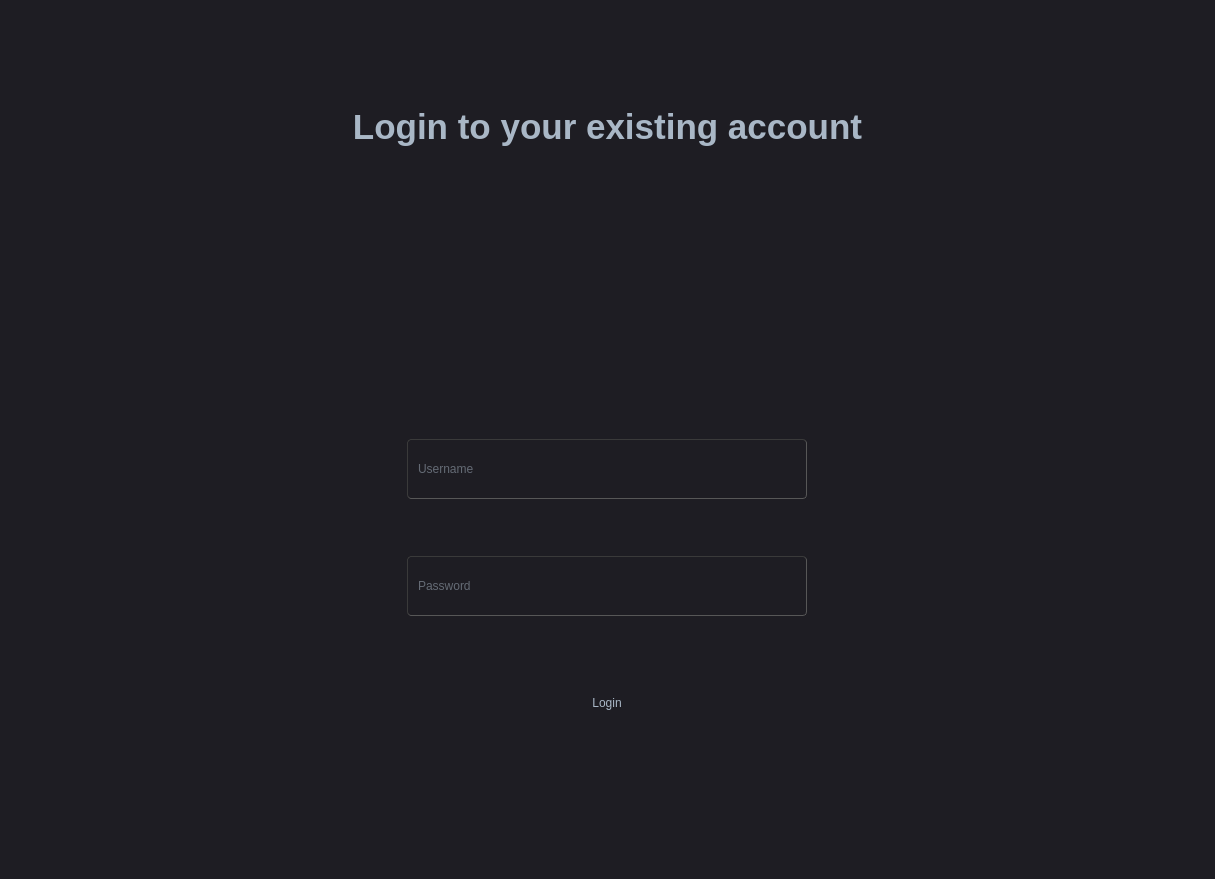
<?xml version="1.0" encoding="UTF-8"?>
<ui version="4.0">
 <class>MainWindow</class>
 <widget class="QMainWindow" name="MainWindow">
  <property name="geometry">
   <rect>
    <x>0</x>
    <y>0</y>
    <width>1215</width>
    <height>879</height>
   </rect>
  </property>
  <property name="windowTitle">
   <string>MainWindow</string>
  </property>
  <property name="styleSheet">
   <string notr="true">
QFrame{
border:none;
}
QMainWindow {
	background-color:#1e1d23;
}
QDialog {
	background-color:#1e1d23;
}
QColorDialog {
	background-color:#1e1d23;
}
QTextEdit {
	background-color:#1e1d23;
	color: #a9b7c6;
}
QPlainTextEdit {
	selection-background-color:#007b50;
	background-color:#1e1d23;
	border-style: solid;
	border-top-color: transparent;
	border-right-color: transparent;
	border-left-color: transparent;
	border-bottom-color: transparent;
	border-width: 1px;
	color: #a9b7c6;
}
QPushButton{
	border-style: solid;
	border-top-color: transparent;
	border-right-color: transparent;
	border-left-color: transparent;
	border-bottom-color: transparent;
	border-width: 1px;
	border-style: solid;
	color: #a9b7c6;
	padding: 2px;
	background-color: #1e1d23;
}
QPushButton::default{
	border-style: inset;
	border-top-color: transparent;
	border-right-color: transparent;
	border-left-color: transparent;
	border-bottom-color: #04b97f;
	border-width: 1px;
	color: #a9b7c6;
	padding: 2px;
	background-color: #1e1d23;
}
QToolButton {
	border-style: solid;
	border-top-color: transparent;
	border-right-color: transparent;
	border-left-color: transparent;
	border-bottom-color: #04b97f;
	border-bottom-width: 1px;
	border-style: solid;
	color: #a9b7c6;
	padding: 2px;
	background-color: #1e1d23;
}
QToolButton:hover{
	border-style: solid;
	border-top-color: transparent;
	border-right-color: transparent;
	border-left-color: transparent;
	border-bottom-color: #37efba;
	border-bottom-width: 2px;
	border-style: solid;
	color: #FFFFFF;
	padding-bottom: 1px;
	background-color: #1e1d23;
}
QPushButton:hover{
	border-style: solid;
	border-top-color: transparent;
	border-right-color: transparent;
	border-left-color: transparent;
	border-bottom-color: #37efba;
	border-bottom-width: 1px;
	border-style: solid;
	color: #FFFFFF;
	padding-bottom: 2px;
	background-color: #1e1d23;
}
QPushButton:pressed{
	border-style: solid;
	border-top-color: transparent;
	border-right-color: transparent;
	border-left-color: transparent;
	border-bottom-color: #37efba;
	border-bottom-width: 2px;
	border-style: solid;
	color: #37efba;
	padding-bottom: 1px;
	background-color: #1e1d23;
}
QPushButton:disabled{
	border-style: solid;
	border-top-color: transparent;
	border-right-color: transparent;
	border-left-color: transparent;
	border-bottom-color: #808086;
	border-bottom-width: 2px;
	border-style: solid;
	color: #808086;
	padding-bottom: 1px;
	background-color: #1e1d23;
}
QLineEdit {
	border-width: 1px; border-radius: 4px;
	border-color: rgb(58, 58, 58);
	border-style: inset;
	padding: 0 8px;
	color: #a9b7c6;
	background:#1e1d23;
	selection-background-color:#007b50;
	selection-color: #FFFFFF;
}
QLabel {
	color: #a9b7c6;
}
QLCDNumber {
	color: #37e6b4;
}
QProgressBar {
	text-align: center;
	color: rgb(240, 240, 240);
	border-width: 1px; 
	border-radius: 10px;
	border-color: rgb(58, 58, 58);
	border-style: inset;
	background-color:#1e1d23;
}
QProgressBar::chunk {
	background-color: #04b97f;
	border-radius: 5px;
}
QMenuBar {
	background-color: #1e1d23;
}
QMenuBar::item {
	color: #a9b7c6;
  	spacing: 3px;
  	padding: 1px 4px;
  	background: #1e1d23;
}

QMenuBar::item:selected {
  	background:#1e1d23;
	color: #FFFFFF;
}
QMenu::item:selected {
	border-style: solid;
	border-top-color: transparent;
	border-right-color: transparent;
	border-left-color: #04b97f;
	border-bottom-color: transparent;
	border-left-width: 2px;
	color: #FFFFFF;
	padding-left:15px;
	padding-top:4px;
	padding-bottom:4px;
	padding-right:7px;
	background-color: #1e1d23;
}
QMenu::item {
	border-style: solid;
	border-top-color: transparent;
	border-right-color: transparent;
	border-left-color: transparent;
	border-bottom-color: transparent;
	border-bottom-width: 1px;
	border-style: solid;
	color: #a9b7c6;
	padding-left:17px;
	padding-top:4px;
	padding-bottom:4px;
	padding-right:7px;
	background-color: #1e1d23;
}
QMenu{
	background-color:#1e1d23;
}
QTabWidget {
	color:rgb(0,0,0);
	background-color:#1e1d23;
}
QTabWidget::pane {
		border-color: rgb(77,77,77);
		background-color:#1e1d23;
		border-style: solid;
		border-width: 1px;
    	border-radius: 6px;
}
QTabBar::tab {
	border-style: solid;
	border-top-color: transparent;
	border-right-color: transparent;
	border-left-color: transparent;
	border-bottom-color: transparent;
	border-bottom-width: 1px;
	border-style: solid;
	color: #808086;
	padding: 3px;
	margin-left:3px;
	background-color: #1e1d23;
}
QTabBar::tab:selected, QTabBar::tab:last:selected, QTabBar::tab:hover {
  	border-style: solid;
	border-top-color: transparent;
	border-right-color: transparent;
	border-left-color: transparent;
	border-bottom-color: #04b97f;
	border-bottom-width: 2px;
	border-style: solid;
	color: #FFFFFF;
	padding-left: 3px;
	padding-bottom: 2px;
	margin-left:3px;
	background-color: #1e1d23;
}

QCheckBox {
	color: #a9b7c6;
	padding: 2px;
}
QCheckBox:disabled {
	color: #808086;
	padding: 2px;
}

QCheckBox:hover {
	border-radius:4px;
	border-style:solid;
	padding-left: 1px;
	padding-right: 1px;
	padding-bottom: 1px;
	padding-top: 1px;
	border-width:1px;
	border-color: rgb(87, 97, 106);
	background-color:#1e1d23;
}
QCheckBox::indicator:checked {

	height: 10px;
	width: 10px;
	border-style:solid;
	border-width: 1px;
	border-color: #04b97f;
	color: #a9b7c6;
	background-color: #04b97f;
}
QCheckBox::indicator:unchecked {

	height: 10px;
	width: 10px;
	border-style:solid;
	border-width: 1px;
	border-color: #04b97f;
	color: #a9b7c6;
	background-color: transparent;
}
QRadioButton {
	color: #a9b7c6;
	background-color: #1e1d23;
	padding: 1px;
}
QRadioButton::indicator:checked {
	height: 10px;
	width: 10px;
	border-style:solid;
	border-radius:5px;
	border-width: 1px;
	border-color: #04b97f;
	color: #a9b7c6;
	background-color: #04b97f;
}
QRadioButton::indicator:!checked {
	height: 10px;
	width: 10px;
	border-style:solid;
	border-radius:5px;
	border-width: 1px;
	border-color: #04b97f;
	color: #a9b7c6;
	background-color: transparent;
}
QStatusBar {
	color:#027f7f;
}
QSpinBox {
	color: #a9b7c6;	
	background-color: #1e1d23;
}
QDoubleSpinBox {
	color: #a9b7c6;	
	background-color: #1e1d23;
}
QTimeEdit {
	color: #a9b7c6;	
	background-color: #1e1d23;
}
QDateTimeEdit {
	color: #a9b7c6;	
	background-color: #1e1d23;
}
QDateEdit {
	color: #a9b7c6;	
	background-color: #1e1d23;
}
QComboBox {
	color: #a9b7c6;	
	background: #1e1d23;
}
QComboBox:editable {
	background: #1e1d23;
	color: #a9b7c6;
	selection-background-color: #1e1d23;
}
QComboBox QAbstractItemView {
	color: #a9b7c6;	
	background: #1e1d23;
	selection-color: #FFFFFF;
	selection-background-color: #1e1d23;
}
QComboBox:!editable:on, QComboBox::drop-down:editable:on {
	color: #a9b7c6;	
	background: #1e1d23;
}
QFontComboBox {
	color: #a9b7c6;	
	background-color: #1e1d23;
}
QToolBox {
	color: #a9b7c6;
	background-color: #1e1d23;
}
QToolBox::tab {
	color: #a9b7c6;
	background-color: #1e1d23;
}
QToolBox::tab:selected {
	color: #FFFFFF;
	background-color: #1e1d23;
}
QScrollArea {
	color: #FFFFFF;
	background-color: #1e1d23;
}
QSlider::groove:horizontal {
	height: 5px;
	background: #04b97f;
}
QSlider::groove:vertical {
	width: 5px;
	background: #04b97f;
}
QSlider::handle:horizontal {
	background: qlineargradient(x1:0, y1:0, x2:1, y2:1, stop:0 #b4b4b4, stop:1 #8f8f8f);
	border: 1px solid #5c5c5c;
	width: 14px;
	margin: -5px 0;
	border-radius: 7px;
}
QSlider::handle:vertical {
	background: qlineargradient(x1:1, y1:1, x2:0, y2:0, stop:0 #b4b4b4, stop:1 #8f8f8f);
	border: 1px solid #5c5c5c;
	height: 14px;
	margin: 0 -5px;
	border-radius: 7px;
}
QSlider::add-page:horizontal {
    background: white;
}
QSlider::add-page:vertical {
    background: white;
}
QSlider::sub-page:horizontal {
    background: #04b97f;
}
QSlider::sub-page:vertical {
    background: #04b97f;
}</string>
  </property>
  <widget class="QWidget" name="centralwidget">
   <layout class="QVBoxLayout" name="verticalLayout">
    <item>
     <widget class="QFrame" name="frame">
      <property name="frameShape">
       <enum>QFrame::StyledPanel</enum>
      </property>
      <property name="frameShadow">
       <enum>QFrame::Raised</enum>
      </property>
      <layout class="QVBoxLayout" name="verticalLayout_2">
       <item>
        <widget class="QFrame" name="frame_2">
         <property name="frameShape">
          <enum>QFrame::StyledPanel</enum>
         </property>
         <property name="frameShadow">
          <enum>QFrame::Raised</enum>
         </property>
         <layout class="QVBoxLayout" name="verticalLayout_3">
          <item>
           <widget class="QLabel" name="label">
            <property name="minimumSize">
             <size>
              <width>0</width>
              <height>0</height>
             </size>
            </property>
            <property name="maximumSize">
             <size>
              <width>16777215</width>
              <height>200</height>
             </size>
            </property>
            <property name="text">
             <string>&lt;html&gt;&lt;head/&gt;&lt;body&gt;&lt;p align=&quot;center&quot;&gt;&lt;span style=&quot; font-size:26pt; font-weight:600;&quot;&gt;Login to your existing account&lt;/span&gt;&lt;/p&gt;&lt;/body&gt;&lt;/html&gt;</string>
            </property>
           </widget>
          </item>
          <item alignment="Qt::AlignHCenter|Qt::AlignVCenter">
           <widget class="QFrame" name="frame_3">
            <property name="minimumSize">
             <size>
              <width>400</width>
              <height>500</height>
             </size>
            </property>
            <property name="maximumSize">
             <size>
              <width>3000</width>
              <height>16777215</height>
             </size>
            </property>
            <property name="styleSheet">
             <string notr="true">QFrame{
margin-top:90;
font:16pt
}
QPushButton{
width:100px;
}
</string>
            </property>
            <property name="frameShape">
             <enum>QFrame::StyledPanel</enum>
            </property>
            <property name="frameShadow">
             <enum>QFrame::Raised</enum>
            </property>
            <layout class="QVBoxLayout" name="verticalLayout_4">
             <property name="spacing">
              <number>0</number>
             </property>
             <property name="leftMargin">
              <number>0</number>
             </property>
             <property name="topMargin">
              <number>0</number>
             </property>
             <property name="rightMargin">
              <number>0</number>
             </property>
             <property name="bottomMargin">
              <number>0</number>
             </property>
             <item>
              <widget class="QLineEdit" name="lineEdit">
               <property name="minimumSize">
                <size>
                 <width>50</width>
                 <height>60</height>
                </size>
               </property>
               <property name="styleSheet">
                <string notr="true">width:300px;
font: 16pt &quot;Sans Serif&quot;;</string>
               </property>
               <property name="text">
                <string/>
               </property>
               <property name="placeholderText">
                <string>Username</string>
               </property>
              </widget>
             </item>
             <item>
              <widget class="QLineEdit" name="lineEdit_2">
               <property name="minimumSize">
                <size>
                 <width>0</width>
                 <height>60</height>
                </size>
               </property>
               <property name="styleSheet">
                <string notr="true">font: 16pt &quot;Sans Serif&quot;;</string>
               </property>
               <property name="echoMode">
                <enum>QLineEdit::Password</enum>
               </property>
               <property name="placeholderText">
                <string>Password</string>
               </property>
              </widget>
             </item>
             <item>
              <widget class="QPushButton" name="pushButton_2">
               <property name="minimumSize">
                <size>
                 <width>100</width>
                 <height>60</height>
                </size>
               </property>
               <property name="styleSheet">
                <string notr="true">font: 16pt &quot;Sans Serif&quot;;</string>
               </property>
               <property name="text">
                <string>Login</string>
               </property>
              </widget>
             </item>
            </layout>
           </widget>
          </item>
         </layout>
        </widget>
       </item>
      </layout>
     </widget>
    </item>
   </layout>
  </widget>
 </widget>
 <resources/>
 <connections/>
</ui>
